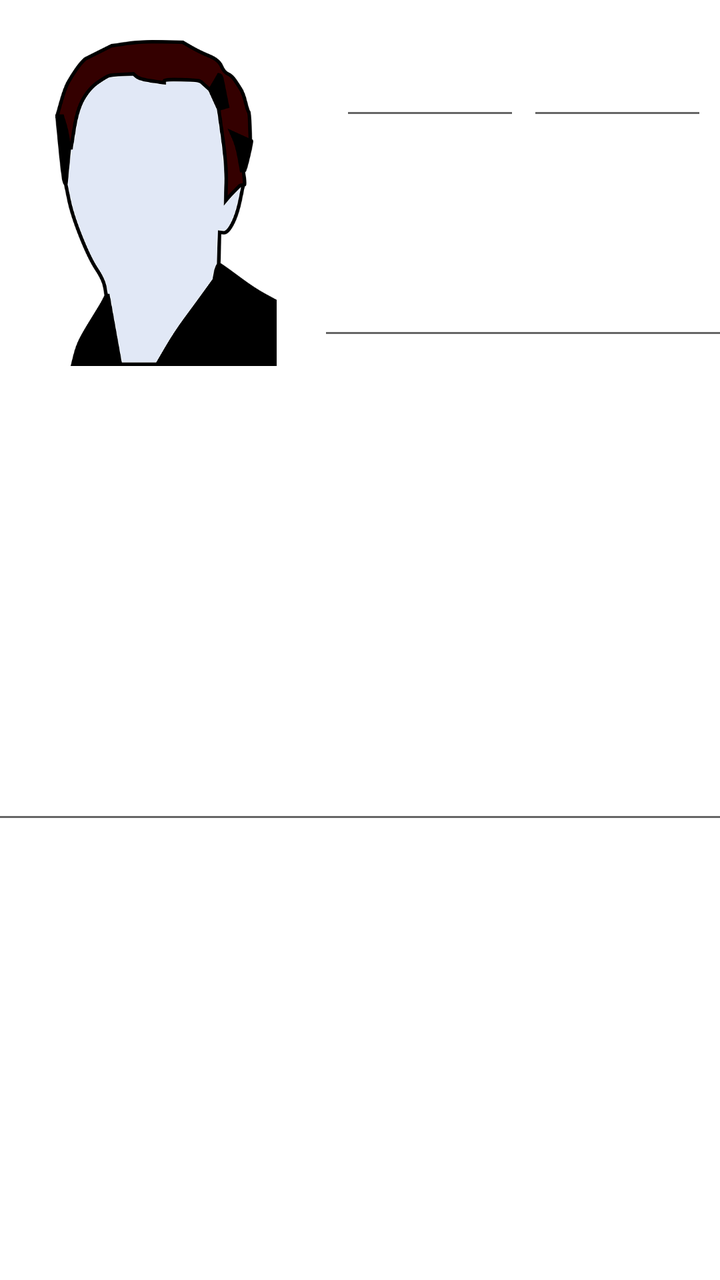
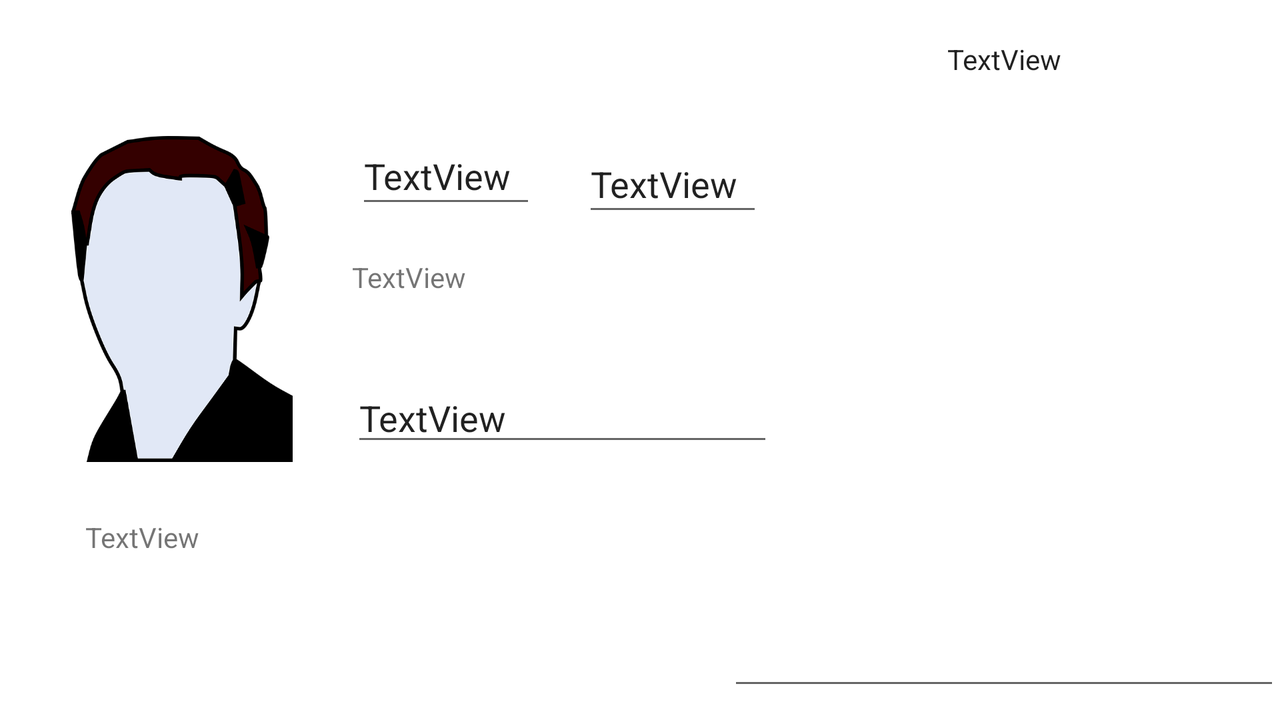

Compare how this app lays out the same screen by default and in its alternative resource folder. The renders come first, then the two layout files and the values they reference.
<!-- AndroidManifest.xml: application theme Theme.Tutors -->
<!-- res/layout/activity_profile_editor.xml -->
<?xml version="1.0" encoding="utf-8"?>
<androidx.constraintlayout.widget.ConstraintLayout xmlns:android="http://schemas.android.com/apk/res/android"
    xmlns:app="http://schemas.android.com/apk/res-auto"
    xmlns:tools="http://schemas.android.com/tools"
    android:layout_width="match_parent"
    android:layout_height="match_parent"
    tools:context=".Activity.ProfileEditorActivity">

    <EditText
        android:id="@+id/etFirstNameInEditPage"
        android:layout_width="90dp"
        android:layout_height="45dp"
        android:layout_marginStart="8dp"
        android:layout_marginTop="20dp"
        app:layout_constraintStart_toEndOf="@+id/iwAvatarInEditPage"
        app:layout_constraintTop_toTopOf="parent" />

    <EditText
        android:id="@+id/etLastNameInEditPage"
        android:layout_width="90dp"
        android:layout_height="45dp"
        android:layout_marginTop="20dp"
        app:layout_constraintEnd_toEndOf="parent"
        app:layout_constraintHorizontal_bias="0.375"
        app:layout_constraintStart_toEndOf="@+id/etFirstNameInEditPage"
        app:layout_constraintTop_toTopOf="parent" />

    <ImageView
        android:id="@+id/iwAvatarInEditPage"
        android:layout_width="158dp"
        android:layout_height="163dp"
        android:layout_marginStart="4dp"
        android:layout_marginTop="20dp"
        app:layout_constraintStart_toStartOf="parent"
        app:layout_constraintTop_toTopOf="parent"
        app:srcCompat="@drawable/anonim" />

    <EditText
        android:id="@+id/etDescriptionInEditPage"
        android:layout_width="388dp"
        android:layout_height="132dp"
        android:layout_marginBottom="172dp"
        android:textSize="14sp"
        android:gravity="center_horizontal"
        app:layout_constraintBottom_toBottomOf="parent"
        app:layout_constraintEnd_toEndOf="parent"
        app:layout_constraintHorizontal_bias="0.217"
        app:layout_constraintStart_toStartOf="parent"
        app:layout_constraintTop_toBottomOf="@+id/twRatingInEditPage" />

    <TextView
        android:id="@+id/twItemsInEditPage"
        android:layout_width="220dp"
        android:layout_height="43dp"
        android:layout_marginTop="16dp"
        app:layout_constraintEnd_toEndOf="parent"
        app:layout_constraintHorizontal_bias="0.333"
        app:layout_constraintStart_toEndOf="@+id/iwAvatarInEditPage"
        app:layout_constraintTop_toBottomOf="@+id/etFirstNameInEditPage" />

    <TextView
        android:id="@+id/twRatingInEditPage"
        android:layout_width="69dp"
        android:layout_height="35dp"
        android:layout_marginTop="16dp"
        app:layout_constraintEnd_toEndOf="parent"
        app:layout_constraintHorizontal_bias="0.143"
        app:layout_constraintStart_toStartOf="parent"
        app:layout_constraintTop_toBottomOf="@+id/iwAvatarInEditPage" />

    <EditText
        android:id="@+id/etPhoneNumberInEditPage"
        android:layout_width="211dp"
        android:layout_height="39dp"
        android:layout_marginTop="12dp"
        app:layout_constraintEnd_toEndOf="parent"
        app:layout_constraintHorizontal_bias="0.25"
        app:layout_constraintStart_toEndOf="@+id/iwAvatarInEditPage"
        app:layout_constraintTop_toBottomOf="@+id/twItemsInEditPage" />

</androidx.constraintlayout.widget.ConstraintLayout>
<!-- resources referenced by this layout -->
<resources>
  <!-- drawable anonim: png bitmap (drawable, 37140 bytes) -->
  <style name="Theme.Tutors" parent="Theme.MaterialComponents.DayNight.DarkActionBar">
          
          <item name="colorPrimary">@color/purple_500</item>
          <item name="colorPrimaryVariant">@color/purple_700</item>
          <item name="colorOnPrimary">@color/white</item>
          
          <item name="colorSecondary">@color/teal_200</item>
          <item name="colorSecondaryVariant">@color/teal_700</item>
          <item name="colorOnSecondary">@color/black</item>
          
          <item name="android:statusBarColor" tools:targetApi="l">?attr/colorPrimaryVariant</item>
          
      </style>
  <color name="purple_500">#FF6200EE</color>
  <color name="purple_700">#FF3700B3</color>
  <color name="white">#FFFFFFFF</color>
  <color name="teal_200">#FF03DAC5</color>
  <color name="teal_700">#FF018786</color>
  <color name="black">#FF000000</color>
</resources>
<!-- res/layout-land/activity_profile_editor.xml (the repository's variant of the layout above) -->
<!-- drawn on the phone turned sideways -->
<?xml version="1.0" encoding="utf-8"?>
<androidx.constraintlayout.widget.ConstraintLayout xmlns:android="http://schemas.android.com/apk/res/android"
    xmlns:app="http://schemas.android.com/apk/res-auto"
    xmlns:tools="http://schemas.android.com/tools"
    android:layout_width="match_parent"
    android:layout_height="match_parent"
    tools:context=".Activity.ProfileEditorActivity">

    <EditText
        android:id="@+id/etFirstNameInEditPage"
        android:layout_width="90dp"
        android:layout_height="45dp"
        android:layout_marginStart="8dp"
        android:layout_marginTop="64dp"
        android:text="TextView"
        app:layout_constraintStart_toEndOf="@+id/iwAvatarInEditPage"
        app:layout_constraintTop_toTopOf="parent" />

    <EditText
        android:id="@+id/etLastNameInEditPage"
        android:layout_width="90dp"
        android:layout_height="45dp"
        android:layout_marginTop="68dp"
        android:text="TextView"
        app:layout_constraintEnd_toEndOf="parent"
        app:layout_constraintHorizontal_bias="0.083"
        app:layout_constraintStart_toEndOf="@+id/etFirstNameInEditPage"
        app:layout_constraintTop_toTopOf="parent" />

    <ImageView
        android:id="@+id/iwAvatarInEditPage"
        android:layout_width="158dp"
        android:layout_height="163dp"
        android:layout_marginStart="12dp"
        android:layout_marginTop="68dp"
        app:layout_constraintStart_toStartOf="parent"
        app:layout_constraintTop_toTopOf="parent"
        app:srcCompat="@drawable/anonim" />

    <EditText
        android:id="@+id/etDescriptionInEditPage"
        android:layout_width="276dp"
        android:layout_height="340dp"
        android:gravity="center_horizontal"
        android:text="TextView"
        android:textSize="14sp"
        app:layout_constraintBottom_toBottomOf="parent"
        app:layout_constraintEnd_toEndOf="parent"
        app:layout_constraintTop_toTopOf="parent" />

    <TextView
        android:id="@+id/twItemsInEditPage"
        android:layout_width="207dp"
        android:layout_height="48dp"
        android:layout_marginTop="20dp"
        android:text="TextView"
        app:layout_constraintEnd_toEndOf="parent"
        app:layout_constraintHorizontal_bias="0.023"
        app:layout_constraintStart_toEndOf="@+id/iwAvatarInEditPage"
        app:layout_constraintTop_toBottomOf="@+id/etFirstNameInEditPage" />

    <TextView
        android:id="@+id/twRatingInEditPage"
        android:layout_width="69dp"
        android:layout_height="35dp"
        android:layout_marginTop="28dp"
        android:text="TextView"
        app:layout_constraintEnd_toEndOf="parent"
        app:layout_constraintHorizontal_bias="0.075"
        app:layout_constraintStart_toStartOf="parent"
        app:layout_constraintTop_toBottomOf="@+id/iwAvatarInEditPage" />

    <EditText
        android:id="@+id/etPhoneNumberInEditPage"
        android:layout_width="211dp"
        android:layout_height="39dp"
        android:layout_marginTop="12dp"
        android:text="TextView"
        app:layout_constraintEnd_toEndOf="parent"
        app:layout_constraintHorizontal_bias="0.022"
        app:layout_constraintStart_toEndOf="@+id/iwAvatarInEditPage"
        app:layout_constraintTop_toBottomOf="@+id/twItemsInEditPage" />

</androidx.constraintlayout.widget.ConstraintLayout>
